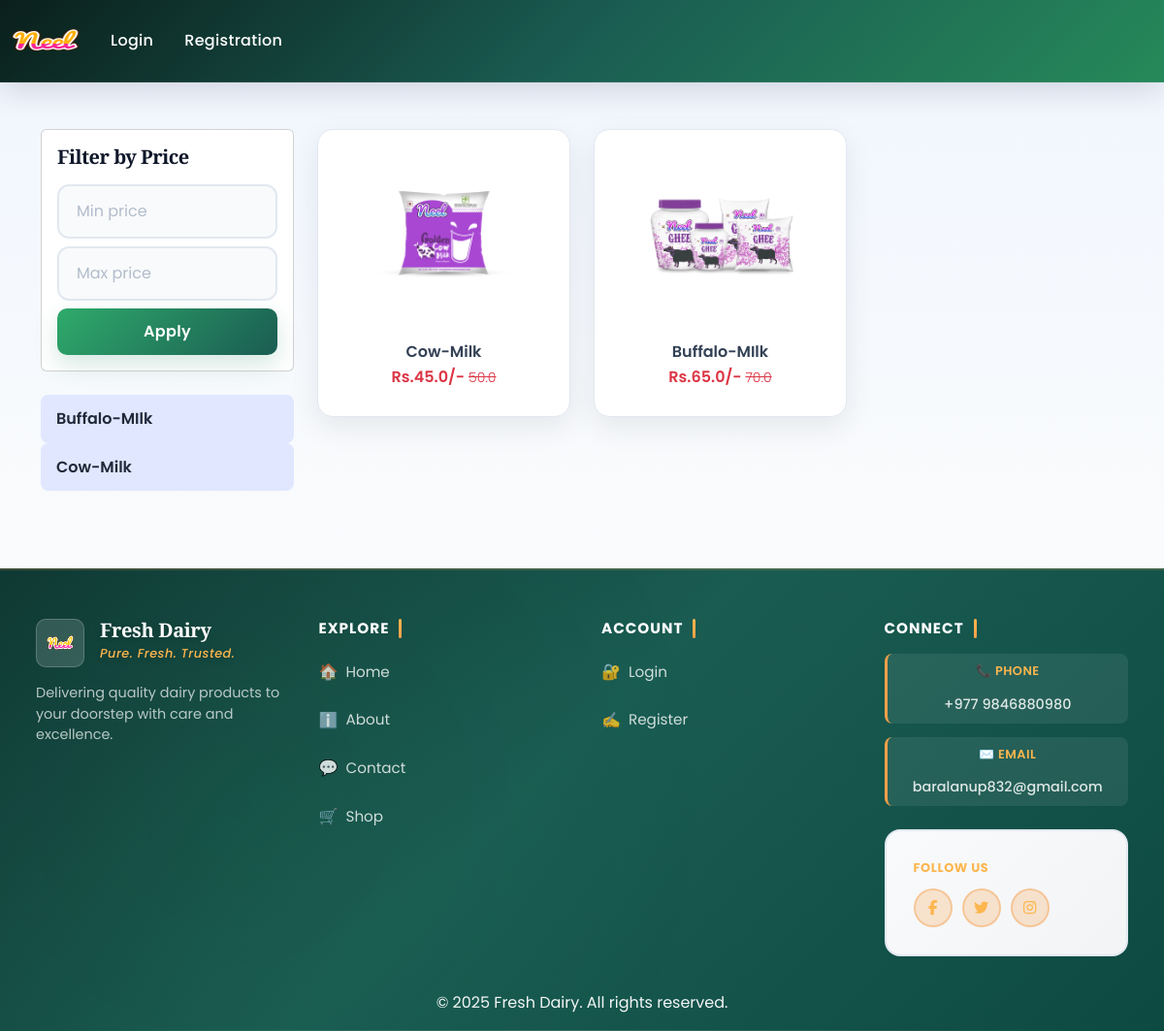
The page /category/ML on the database its author committed.
### app/models.py (models this page shows, shortened)
class Product(models.Model):
    title = models.CharField(max_length=100)
    selling_price = models.FloatField()
    discounted_price = models.FloatField()
    description = models.TextField()
    composition = models.TextField(default='')
    prodapp = models.TextField(default='')
    category = models.CharField(choices=CATEGORY_CHOICES, max_length=2)
    product_image = models.ImageField(upload_to='product')
    farmer = models.ForeignKey('Farmer', on_delete=models.SET_NULL, null=True, blank=True, related_name='products')
    def default_variant(self):
        return self.variants.filter(is_default=True).first()
    @property
    def effective_discounted_price(self):
        variant = self.default_variant()
        return variant.discounted_price if variant else self.discounted_price
    @property
    def effective_selling_price(self):
        variant = self.default_variant()
        return variant.selling_price if variant else self.selling_price

### app/views.py (the view)
# urls.py: path('category/<slug:val>', views.CategoryView.as_view(), name='category'),
class CategoryView(View):
    def get(self,request,val):
        product = Product.objects.filter(category=val)
        min_price = request.GET.get('min_price')
        max_price = request.GET.get('max_price')
        if min_price:
            try:
                product = product.filter(discounted_price__gte=float(min_price))
            except ValueError:
                min_price = None
        if max_price:
            try:
                product = product.filter(discounted_price__lte=float(max_price))
            except ValueError:
                max_price = None
        title = Product.objects.filter(category=val).values('title').annotate(total=Count('title'))
        return render(request,"app/category.html",locals())

### app/context_processors.py (called while the page is built)
def cart_item_count(request):
    totalitem = 0
    if request.user.is_authenticated:
        totalitem = Cart.objects.filter(user=request.user).count()
    return {'totalitem': totalitem}

### app/templates/app/category.html (shortened to what this page needs)
{% extends "app/base.html" %}
{% load static %}
{% block main-content %}
<div class="container my-5">
    <div class="row">
        <div class="col-sm-3">
            <div class="card mb-4">
                <div class="card-body">
                    <h5 class="mb-3">Filter by Price</h5>
                    <form method="get" class="d-grid gap-2">
                        <input type="number" step="0.01" name="min_price" value="{{ min_price }}" class="form-control" placeholder="Min price">
                        <input type="number" step="0.01" name="max_price" value="{{ max_price }}" class="form-control" placeholder="Max price">
                        <button class="btn btn-brand" type="submit">Apply</button>
                    </form>
                </div>
            </div>
            <div class="list-group">
            {% for val in title  %}
               <a href="{% url 'category-title' val.title %}"
   aria-current="true"
   style="
      display:block;
      padding:12px 16px;
      font-size:16px;
      font-weight:600;
      color:#1f2937;
      text-decoration:none;
      border-radius:8px;
      background-color:#e0e7ff;
      transition:all 0.25s ease;
   "
   onmouseover="this.style.backgroundColor='#f1f5f9'; this.style.color='#2563eb'; this.style.transform='translateX(4px)'"
   onmouseout="this.style.backgroundColor='#e0e7ff'; this.style.color='#1f2937'; this.style.transform='translateX(0)'"
>
   {{ val.title }}
</a>
            {% endfor %}
            </div>
        </div>
        <div class="col-sm-9">
            <div class="row">
                {% for prod in product %}
                <div class="col-12 col-sm-6 col-lg-4 mb-4">
                    <a href="{% url 'product-detail' prod.id %}" class="text-decoration-none">
                        <div class="card-soft h-100 text-center">
                            <img src="{{ prod.product_image.url }}" class="img-fluid" alt="{{ prod.title }}">
                            <div class="fw-semibold mt-3">{{ prod.title }}</div>
                            <div class="fw-semibold text-danger">
                                Rs.{{ prod.effective_discounted_price }}/-
                                <small class="fw-light text-decoration-line-through">{{ prod.effective_selling_price }}</small>
                            </div>
                        </div>
                    </a>
                </div>
                {% endfor %}
            </div>
        </div>
    </div>
</div>
{% endblock main-content %}

### rows shown on the page
Product: product_image (picture), title "Cow-Milk", effective_discounted_price "45.0", effective_selling_price "50.0"
Product: product_image (picture), title "Buffalo-MIlk", effective_discounted_price "65.0", effective_selling_price "70.0"

### other values the page prints
{{ val.title }} "Buffalo-MIlk" "Cow-Milk"
